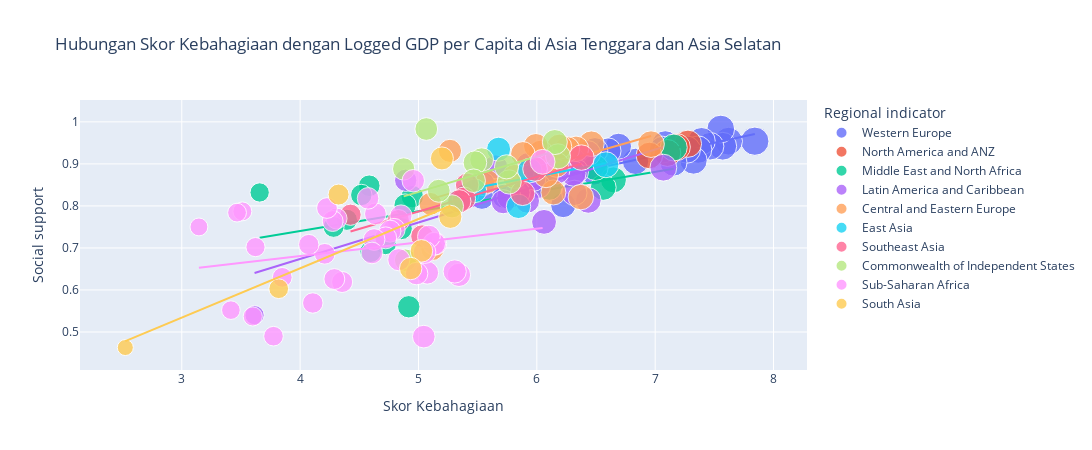

The notebook cell saved with this chart:
### Code cell
# Scatter plot dengan garis tren
fig = px.scatter(
    df_2021, 
    x="Ladder score", 
    y="Social support", 
    trendline="ols",
    title="Hubungan Skor Kebahagiaan dengan Logged GDP per Capita",
    labels={"Ladder score": "Skor Kebahagiaan", "Logged GDP per capita": "Logged GDP per Capita"},
    color="Regional indicator",  # Menambahkan warna berdasarkan indikator regional
    size="Ladder score",  # Menambahkan ukuran marker berdasarkan skor kebahagiaan
    hover_name="Country name",  # Menambahkan label hover dengan nama negara
    opacity=0.8  # Menambahkan opacity agar lebih mudah melihat tumpukan marker
)
fig.update_layout(
    showlegend=True,
    width=1700, 
    height=450)
fig.show()

### Figure 1 — Plotly figure (JSON) as saved in the notebook; plotly's stock layout.template omitted (floating-point values rounded to 4 significant figures)
{"data": [{"hovertemplate": "<b>%{hovertext}</b><br><br>Regional indicator=Western Europe<br>Skor Kebahagiaan=%{marker.size}<br>Social support=%{y}<extra></extra>", "hovertext": ["Finland", "Denmark", "Switzerland", "Iceland", "Netherlands", "Norway", "Sweden", "Luxembourg", "Austria", "Germany", "Ireland", "United Kingdom", "Belgium", "France", "Malta", "Spain", "Italy", "Cyprus", "Portugal", "Greece", "North Cyprus"], "legendgroup": "Western Europe", "marker": {"color": "#636efa", "opacity": 0.8, "size": [7.842, 7.62, 7.571, 7.554, 7.464, 7.392, 7.363, 7.324, 7.268, 7.155, 7.085, 7.064, 6.834, 6.69, 6.602, 6.491, 6.483, 6.223, 5.929, 5.723, 5.536], "sizemode": "area", "sizeref": 0.0196, "symbol": "circle"}, "mode": "markers", "name": "Western Europe", "orientation": "v", "showlegend": true, "type": "scatter", "x": [7.842, 7.62, 7.571, 7.554, 7.464, 7.392, 7.363, 7.324, 7.268, 7.155, 7.085, 7.064, 6.834, 6.69, 6.602, 6.491, 6.483, 6.223, 5.929, 5.723, 5.536], "xaxis": "x", "y": [0.954, 0.954, 0.942, 0.983, 0.942, 0.954, 0.934, 0.908, 0.934, 0.903, 0.947, 0.934, 0.906, 0.942, 0.931, 0.932, 0.88, 0.802, 0.879, 0.823, 0.82], "yaxis": "y"}, {"hovertemplate": "<b>OLS trendline</b><br>Social support = 0.0612391 * Ladder score + 0.491014<br>R<sup>2</sup>=0.686766<br><br>Regional indicator=Western Europe<br>Skor Kebahagiaan=%{x}<br>Social support=%{y} <b>(trend)</b><extra></extra>", "legendgroup": "Western Europe", "marker": {"color": "#636efa", "symbol": "circle"}, "mode": "lines", "name": "Western Europe", "showlegend": false, "type": "scatter", "x": [5.536, 5.723, 5.929, 6.223, 6.483, 6.491, 6.602, 6.69, 6.834, 7.064, 7.085, 7.155, 7.268, 7.324, 7.363, 7.392, 7.464, 7.554, 7.571, 7.62, 7.842], "xaxis": "x", "y": [0.83, 0.8415, 0.8541, 0.8721, 0.888, 0.8885, 0.8953, 0.9007, 0.9095, 0.9236, 0.9249, 0.9292, 0.9361, 0.9395, 0.9419, 0.9437, 0.9481, 0.9536, 0.9547, 0.9577, 0.9713], "yaxis": "y"}, {"hovertemplate": "<b>%{hovertext}</b><br><br>Regional indicator=North America and ANZ<br>Skor Kebahagiaan=%{marker.size}<br>Social support=%{y}<extra></extra>", "hovertext": ["New Zealand", "Australia", "Canada", "United States"], "legendgroup": "North America and ANZ", "marker": {"color": "#EF553B", "opacity": 0.8, "size": [7.277, 7.183, 7.103, 6.951], "sizemode": "area", "sizeref": 0.0196, "symbol": "circle"}, "mode": "markers", "name": "North America and ANZ", "orientation": "v", "showlegend": true, "type": "scatter", "x": [7.277, 7.183, 7.103, 6.951], "xaxis": "x", "y": [0.948, 0.94, 0.926, 0.92], "yaxis": "y"}, {"hovertemplate": "<b>OLS trendline</b><br>Social support = 0.0891061 * Ladder score + 0.298307<br>R<sup>2</sup>=0.924635<br><br>Regional indicator=North America and ANZ<br>Skor Kebahagiaan=%{x}<br>Social support=%{y} <b>(trend)</b><extra></extra>", "legendgroup": "North America and ANZ", "marker": {"color": "#EF553B", "symbol": "circle"}, "mode": "lines", "name": "North America and ANZ", "showlegend": false, "type": "scatter", "x": [6.951, 7.103, 7.183, 7.277], "xaxis": "x", "y": [0.9177, 0.9312, 0.9384, 0.9467], "yaxis": "y"}, {"hovertemplate": "<b>%{hovertext}</b><br><br>Regional indicator=Middle East and North Africa<br>Skor Kebahagiaan=%{marker.size}<br>Social support=%{y}<extra></extra>", "hovertext": ["Israel", "Bahrain", "United Arab Emirates", "Saudi Arabia", "Kuwait", "Libya", "Turkey", "Morocco", "Algeria", "Iraq", "Iran", "Tunisia", "Lebanon", "Palestinian Territories", "Jordan", "Egypt", "Yemen"], "legendgroup": "Middle East and North Africa", "marker": {"color": "#00cc96", "opacity": 0.8, "size": [7.157, 6.647, 6.561, 6.494, 6.106, 5.41, 4.948, 4.918, 4.887, 4.854, 4.721, 4.596, 4.584, 4.517, 4.395, 4.283, 3.658], "sizemode": "area", "sizeref": 0.0196, "symbol": "circle"}, "mode": "markers", "name": "Middle East and North Africa", "orientation": "v", "showlegend": true, "type": "scatter", "x": [7.157, 6.647, 6.561, 6.494, 6.106, 5.41, 4.948, 4.918, 4.887, 4.854, 4.721, 4.596, 4.584, 4.517, 4.395, 4.283, 3.658], "xaxis": "x", "y": [0.939, 0.862, 0.844, 0.891, 0.843, 0.827, 0.822, 0.56, 0.802, 0.746, 0.71, 0.691, 0.848, 0.826, 0.767, 0.75, 0.832], "yaxis": "y"}, {"hovertemplate": "<b>OLS trendline</b><br>Social support = 0.0469244 * Ladder score + 0.552713<br>R<sup>2</sup>=0.282683<br><br>Regional indicator=Middle East and North Africa<br>Skor Kebahagiaan=%{x}<br>Social support=%{y} <b>(trend)</b><extra></extra>", "legendgroup": "Middle East and North Africa", "marker": {"color": "#00cc96", "symbol": "circle"}, "mode": "lines", "name": "Middle East and North Africa", "showlegend": false, "type": "scatter", "x": [3.658, 4.283, 4.395, 4.517, 4.584, 4.596, 4.721, 4.854, 4.887, 4.918, 4.948, 5.41, 6.106, 6.494, 6.561, 6.647, 7.157], "xaxis": "x", "y": [0.7244, 0.7537, 0.7589, 0.7647, 0.7678, 0.7684, 0.7742, 0.7805, 0.782, 0.7835, 0.7849, 0.8066, 0.8392, 0.8574, 0.8606, 0.8646, 0.8886], "yaxis": "y"}, {"hovertemplate": "<b>%{hovertext}</b><br><br>Regional indicator=Latin America and Caribbean<br>Skor Kebahagiaan=%{marker.size}<br>Social support=%{y}<extra></extra>", "hovertext": ["Costa Rica", "Guatemala", "Uruguay", "Brazil", "Mexico", "Jamaica", "Panama", "Chile", "El Salvador", "Colombia", "Nicaragua", "Argentina", "Honduras", "Peru", "Ecuador", "Bolivia", "Paraguay", "Dominican Republic", "Venezuela", "Haiti"], "legendgroup": "Latin America and Caribbean", "marker": {"color": "#ab63fa", "opacity": 0.8, "size": [7.069, 6.435, 6.431, 6.33, 6.317, 6.309, 6.18, 6.172, 6.061, 6.012, 5.972, 5.929, 5.919, 5.84, 5.764, 5.716, 5.653, 5.545, 4.892, 3.615], "sizemode": "area", "sizeref": 0.0196, "symbol": "circle"}, "mode": "markers", "name": "Latin America and Caribbean", "orientation": "v", "showlegend": true, "type": "scatter", "x": [7.069, 6.435, 6.431, 6.33, 6.317, 6.309, 6.18, 6.172, 6.061, 6.012, 5.972, 5.929, 5.919, 5.84, 5.764, 5.716, 5.653, 5.545, 4.892, 3.615], "xaxis": "x", "y": [0.891, 0.813, 0.925, 0.882, 0.831, 0.877, 0.896, 0.882, 0.762, 0.847, 0.864, 0.898, 0.812, 0.832, 0.821, 0.81, 0.893, 0.853, 0.861, 0.54], "yaxis": "y"}, {"hovertemplate": "<b>OLS trendline</b><br>Social support = 0.0868168 * Ladder score + 0.326582<br>R<sup>2</sup>=0.554196<br><br>Regional indicator=Latin America and Caribbean<br>Skor Kebahagiaan=%{x}<br>Social support=%{y} <b>(trend)</b><extra></extra>", "legendgroup": "Latin America and Caribbean", "marker": {"color": "#ab63fa", "symbol": "circle"}, "mode": "lines", "name": "Latin America and Caribbean", "showlegend": false, "type": "scatter", "x": [3.615, 4.892, 5.545, 5.653, 5.716, 5.764, 5.84, 5.919, 5.929, 5.972, 6.012, 6.061, 6.172, 6.18, 6.309, 6.317, 6.33, 6.431, 6.435, 7.069], "xaxis": "x", "y": [0.6404, 0.7513, 0.808, 0.8174, 0.8228, 0.827, 0.8336, 0.8405, 0.8413, 0.8451, 0.8485, 0.8528, 0.8624, 0.8631, 0.8743, 0.875, 0.8761, 0.8849, 0.8852, 0.9403], "yaxis": "y"}, {"hovertemplate": "<b>%{hovertext}</b><br><br>Regional indicator=Central and Eastern Europe<br>Skor Kebahagiaan=%{marker.size}<br>Social support=%{y}<extra></extra>", "hovertext": ["Czech Republic", "Slovenia", "Kosovo", "Slovakia", "Lithuania", "Estonia", "Poland", "Romania", "Serbia", "Latvia", "Hungary", "Croatia", "Bosnia and Herzegovina", "Montenegro", "Bulgaria", "Albania", "North Macedonia"], "legendgroup": "Central and Eastern Europe", "marker": {"color": "#FFA15A", "opacity": 0.8, "size": [6.965, 6.461, 6.372, 6.331, 6.255, 6.189, 6.166, 6.14, 6.078, 6.032, 5.992, 5.882, 5.813, 5.581, 5.266, 5.117, 5.101], "sizemode": "area", "sizeref": 0.0196, "symbol": "circle"}, "mode": "markers", "name": "Central and Eastern Europe", "orientation": "v", "showlegend": true, "type": "scatter", "x": [6.965, 6.461, 6.372, 6.331, 6.255, 6.189, 6.166, 6.14, 6.078, 6.032, 5.992, 5.882, 5.813, 5.581, 5.266, 5.117, 5.101], "xaxis": "x", "y": [0.947, 0.948, 0.821, 0.936, 0.935, 0.941, 0.898, 0.832, 0.873, 0.927, 0.943, 0.924, 0.87, 0.858, 0.931, 0.697, 0.805], "yaxis": "y"}, {"hovertemplate": "<b>OLS trendline</b><br>Social support = 0.080706 * Ladder score + 0.404405<br>R<sup>2</sup>=0.339839<br><br>Regional indicator=Central and Eastern Europe<br>Skor Kebahagiaan=%{x}<br>Social support=%{y} <b>(trend)</b><extra></extra>", "legendgroup": "Central and Eastern Europe", "marker": {"color": "#FFA15A", "symbol": "circle"}, "mode": "lines", "name": "Central and Eastern Europe", "showlegend": false, "type": "scatter", "x": [5.101, 5.117, 5.266, 5.581, 5.813, 5.882, 5.992, 6.032, 6.078, 6.14, 6.166, 6.189, 6.255, 6.331, 6.372, 6.461, 6.965], "xaxis": "x", "y": [0.8161, 0.8174, 0.8294, 0.8548, 0.8735, 0.8791, 0.888, 0.8912, 0.8949, 0.8999, 0.902, 0.9039, 0.9092, 0.9154, 0.9187, 0.9258, 0.9665], "yaxis": "y"}, {"hovertemplate": "<b>%{hovertext}</b><br><br>Regional indicator=East Asia<br>Skor Kebahagiaan=%{marker.size}<br>Social support=%{y}<extra></extra>", "hovertext": ["Taiwan Province of China", "Japan", "South Korea", "Mongolia", "Hong Kong S.A.R. of China", "China"], "legendgroup": "East Asia", "marker": {"color": "#19d3f3", "opacity": 0.8, "size": [6.584, 5.94, 5.845, 5.677, 5.477, 5.339], "sizemode": "area", "sizeref": 0.0196, "symbol": "circle"}, "mode": "markers", "name": "East Asia", "orientation": "v", "showlegend": true, "type": "scatter", "x": [6.584, 5.94, 5.845, 5.677, 5.477, 5.339], "xaxis": "x", "y": [0.898, 0.884, 0.799, 0.935, 0.836, 0.811], "yaxis": "y"}, {"hovertemplate": "<b>OLS trendline</b><br>Social support = 0.0532151 * Ladder score + 0.551302<br>R<sup>2</sup>=0.191065<br><br>Regional indicator=East Asia<br>Skor Kebahagiaan=%{x}<br>Social support=%{y} <b>(trend)</b><extra></extra>", "legendgroup": "East Asia", "marker": {"color": "#19d3f3", "symbol": "circle"}, "mode": "lines", "name": "East Asia", "showlegend": false, "type": "scatter", "x": [5.339, 5.477, 5.677, 5.845, 5.94, 6.584], "xaxis": "x", "y": [0.8354, 0.8428, 0.8534, 0.8623, 0.8674, 0.9017], "yaxis": "y"}, {"hovertemplate": "<b>%{hovertext}</b><br><br>Regional indicator=Southeast Asia<br>Skor Kebahagiaan=%{marker.size}<br>Social support=%{y}<extra></extra>", "hovertext": ["Singapore", "Thailand", "Philippines", "Vietnam", "Malaysia", "Indonesia", "Laos", "Cambodia", "Myanmar"], "legendgroup": "Southeast Asia", "marker": {"color": "#FF6692", "opacity": 0.8, "size": [6.377, 5.985, 5.88, 5.411, 5.384, 5.345, 5.03, 4.83, 4.426], "sizemode": "area", "sizeref": 0.0196, "symbol": "circle"}, "mode": "markers", "name": "Southeast Asia", "orientation": "v", "showlegend": true, "type": "scatter", "x": [6.377, 5.985, 5.88, 5.411, 5.384, 5.345, 5.03, 4.83, 4.426], "xaxis": "x", "y": [0.915, 0.888, 0.83, 0.85, 0.817, 0.811, 0.728, 0.765, 0.779], "yaxis": "y"}, {"hovertemplate": "<b>OLS trendline</b><br>Social support = 0.0828321 * Ladder score + 0.372414<br>R<sup>2</sup>=0.722924<br><br>Regional indicator=Southeast Asia<br>Skor Kebahagiaan=%{x}<br>Social support=%{y} <b>(trend)</b><extra></extra>", "legendgroup": "Southeast Asia", "marker": {"color": "#FF6692", "symbol": "circle"}, "mode": "lines", "name": "Southeast Asia", "showlegend": false, "type": "scatter", "x": [4.426, 4.83, 5.03, 5.345, 5.384, 5.411, 5.88, 5.985, 6.377], "xaxis": "x", "y": [0.739, 0.7725, 0.7891, 0.8152, 0.8184, 0.8206, 0.8595, 0.8682, 0.9006], "yaxis": "y"}, {"hovertemplate": "<b>%{hovertext}</b><br><br>Regional indicator=Commonwealth of Independent States<br>Skor Kebahagiaan=%{marker.size}<br>Social support=%{y}<extra></extra>", "hovertext": ["Uzbekistan", "Kazakhstan", "Moldova", "Kyrgyzstan", "Belarus", "Russia", "Tajikistan", "Armenia", "Azerbaijan", "Turkmenistan", "Georgia", "Ukraine"], "legendgroup": "Commonwealth of Independent States", "marker": {"color": "#B6E880", "opacity": 0.8, "size": [6.179, 6.152, 5.766, 5.744, 5.534, 5.477, 5.466, 5.283, 5.171, 5.066, 4.891, 4.875], "sizemode": "area", "sizeref": 0.0196, "symbol": "circle"}, "mode": "markers", "name": "Commonwealth of Independent States", "orientation": "v", "showlegend": true, "type": "scatter", "x": [6.179, 6.152, 5.766, 5.744, 5.534, 5.477, 5.466, 5.283, 5.171, 5.066, 4.891, 4.875], "xaxis": "x", "y": [0.918, 0.952, 0.857, 0.893, 0.91, 0.903, 0.86, 0.799, 0.836, 0.983, 0.671, 0.888], "yaxis": "y"}, {"hovertemplate": "<b>OLS trendline</b><br>Social support = 0.0841304 * Ladder score + 0.412559<br>R<sup>2</sup>=0.209507<br><br>Regional indicator=Commonwealth of Independent States<br>Skor Kebahagiaan=%{x}<br>Social support=%{y} <b>(trend)</b><extra></extra>", "legendgroup": "Commonwealth of Independent States", "marker": {"color": "#B6E880", "symbol": "circle"}, "mode": "lines", "name": "Commonwealth of Independent States", "showlegend": false, "type": "scatter", "x": [4.875, 4.891, 5.066, 5.171, 5.283, 5.466, 5.477, 5.534, 5.744, 5.766, 6.152, 6.179], "xaxis": "x", "y": [0.8227, 0.824, 0.8388, 0.8476, 0.857, 0.8724, 0.8733, 0.8781, 0.8958, 0.8977, 0.9301, 0.9324], "yaxis": "y"}, {"hovertemplate": "<b>%{hovertext}</b><br><br>Regional indicator=Sub-Saharan Africa<br>Skor Kebahagiaan=%{marker.size}<br>Social support=%{y}<extra></extra>", "hovertext": ["Mauritius", "Congo (Brazzaville)", "Ivory Coast", "Cameroon", "Senegal", "Ghana", "Niger", "Gambia", "Benin", "Guinea", "South Africa", "Gabon", "Burkina Faso", "Mozambique", "Nigeria", "Mali", "Uganda", "Liberia", "Kenya", "Namibia", "Chad", "Swaziland", "Comoros", "Ethiopia", "Mauritania", "Madagascar", "Togo", "Zambia", "Sierra Leone", "Burundi", "Tanzania", "Malawi", "Lesotho", "Botswana", "Rwanda", "Zimbabwe"], "legendgroup": "Sub-Saharan Africa", "marker": {"color": "#FF97FF", "opacity": 0.8, "size": [6.049, 5.342, 5.306, 5.142, 5.132, 5.088, 5.074, 5.051, 5.045, 4.984, 4.956, 4.852, 4.834, 4.794, 4.759, 4.723, 4.636, 4.625, 4.607, 4.574, 4.355, 4.308, 4.289, 4.275, 4.227, 4.208, 4.107, 4.073, 3.849, 3.775, 3.623, 3.6, 3.512, 3.467, 3.415, 3.145], "sizemode": "area", "sizeref": 0.0196, "symbol": "circle"}, "mode": "markers", "name": "Sub-Saharan Africa", "orientation": "v", "showlegend": true, "type": "scatter", "x": [6.049, 5.342, 5.306, 5.142, 5.132, 5.088, 5.074, 5.051, 5.045, 4.984, 4.956, 4.852, 4.834, 4.794, 4.759, 4.723, 4.636, 4.625, 4.607, 4.574, 4.355, 4.308, 4.289, 4.275, 4.227, 4.208, 4.107, 4.073, 3.849, 3.775, 3.623, 3.6, 3.512, 3.467, 3.415, 3.145], "xaxis": "x", "y": [0.905, 0.636, 0.644, 0.71, 0.71, 0.727, 0.641, 0.69, 0.489, 0.639, 0.86, 0.776, 0.672, 0.744, 0.74, 0.724, 0.781, 0.72, 0.688, 0.818, 0.619, 0.77, 0.626, 0.764, 0.795, 0.686, 0.569, 0.708, 0.63, 0.49, 0.702, 0.537, 0.787, 0.784, 0.552, 0.75], "yaxis": "y"}, {"hovertemplate": "<b>OLS trendline</b><br>Social support = 0.0327211 * Ladder score + 0.549686<br>R<sup>2</sup>=0.050066<br><br>Regional indicator=Sub-Saharan Africa<br>Skor Kebahagiaan=%{x}<br>Social support=%{y} <b>(trend)</b><extra></extra>", "legendgroup": "Sub-Saharan Africa", "marker": {"color": "#FF97FF", "symbol": "circle"}, "mode": "lines", "name": "Sub-Saharan Africa", "showlegend": false, "type": "scatter", "x": [3.145, 3.415, 3.467, 3.512, 3.6, 3.623, 3.775, 3.849, 4.073, 4.107, 4.208, 4.227, 4.275, 4.289, 4.308, 4.355, 4.574, 4.607, 4.625, 4.636, 4.723, 4.759, 4.794, 4.834, 4.852, 4.956, 4.984, 5.045, 5.051, 5.074, 5.088, 5.132, 5.142, 5.306, 5.342, 6.049], "xaxis": "x", "y": [0.6526, 0.6614, 0.6631, 0.6646, 0.6675, 0.6682, 0.6732, 0.6756, 0.683, 0.6841, 0.6874, 0.688, 0.6896, 0.69, 0.6906, 0.6922, 0.6994, 0.7004, 0.701, 0.7014, 0.7042, 0.7054, 0.7066, 0.7079, 0.7084, 0.7119, 0.7128, 0.7148, 0.715, 0.7157, 0.7162, 0.7176, 0.7179, 0.7233, 0.7245, 0.7476], "yaxis": "y"}, {"hovertemplate": "<b>%{hovertext}</b><br><br>Regional indicator=South Asia<br>Skor Kebahagiaan=%{marker.size}<br>Social support=%{y}<extra></extra>", "hovertext": ["Nepal", "Maldives", "Bangladesh", "Pakistan", "Sri Lanka", "India", "Afghanistan"], "legendgroup": "South Asia", "marker": {"color": "#FECB52", "opacity": 0.8, "size": [5.269, 5.198, 5.025, 4.934, 4.325, 3.819, 2.523], "sizemode": "area", "sizeref": 0.0196, "symbol": "circle"}, "mode": "markers", "name": "South Asia", "orientation": "v", "showlegend": true, "type": "scatter", "x": [5.269, 5.198, 5.025, 4.934, 4.325, 3.819, 2.523], "xaxis": "x", "y": [0.774, 0.913, 0.693, 0.651, 0.827, 0.603, 0.463], "yaxis": "y"}, {"hovertemplate": "<b>OLS trendline</b><br>Social support = 0.117264 * Ladder score + 0.182557<br>R<sup>2</sup>=0.603545<br><br>Regional indicator=South Asia<br>Skor Kebahagiaan=%{x}<br>Social support=%{y} <b>(trend)</b><extra></extra>", "legendgroup": "South Asia", "marker": {"color": "#FECB52", "symbol": "circle"}, "mode": "lines", "name": "South Asia", "showlegend": false, "type": "scatter", "x": [2.523, 3.819, 4.325, 4.934, 5.025, 5.198, 5.269], "xaxis": "x", "y": [0.4784, 0.6304, 0.6897, 0.7611, 0.7718, 0.7921, 0.8004], "yaxis": "y"}], "layout": {"height": 450, "legend": {"itemsizing": "constant", "title": {"text": "Regional indicator"}, "tracegroupgap": 0}, "showlegend": true, "title": {"text": "Hubungan Skor Kebahagiaan dengan Logged GDP per Capita di Asia Tenggara dan Asia Selatan"}, "width": 1700, "xaxis": {"anchor": "y", "domain": [0, 1], "title": {"text": "Skor Kebahagiaan"}}, "yaxis": {"anchor": "x", "domain": [0, 1], "title": {"text": "Social support"}}}}
